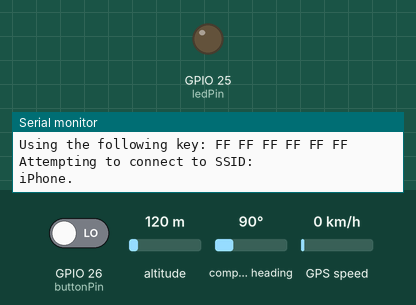
Simulated run of this sketch. Board: ESP32. On the bench: output pins drawn as LEDs (lit = HIGH), the last lines printed to the serial monitor. The inputs (shaded band) are chosen by the test bench; at power-on: GPIO 26 (buttonPin) LOW, altitude 120 m, compass heading 90°, GPS speed 0 km/h. WiFi joins after 1.5 s; servers stay silent unless stated; the GPS gets a fix after 3 s at 37.7749, -122.4194 with 8 satellites.

Above: at 1.2 s.
1.3 s: GPIO 26 (buttonPin) driven HIGH
At 5.6 s:
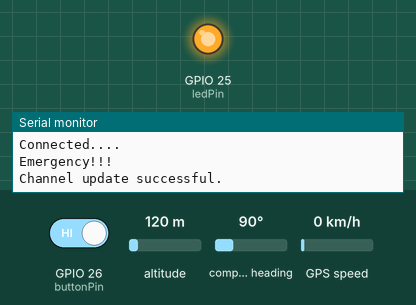
6.5 s: GPIO 26 (buttonPin) driven LOW
At 8.6 s:
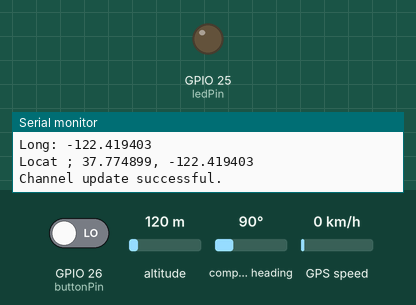
Timing chart, 0 to 10.1 s (numbered marks = the images above; inputs shaded):
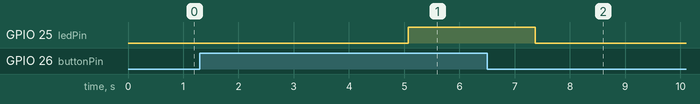

Measured:
- after the input at 1.3 s, GPIO 25 (ledPin): LOW → HIGH after 3.8 s
- after the input at 6.5 s, GPIO 25 (ledPin): HIGH → LOW after 0.87 s

The sketch:

Train_Location.ino
```cpp
#include <TinyGPSPlus.h>
#include <SPI.h>
#include <MFRC522.h>
#include <WiFi.h>
#include "ThingSpeak.h"

#define SS_PIN 5
#define RST_PIN 0

char ssid[] = "iPhone";   // your network SSID (name)
char pass[] = "korterking";   // your network password
int keyIndex = 0;            // your network key Index number (needed only for WEP)
WiFiClient  client;


String Location;
float LocationLat = 9.530740;
float LocationLng = 6.470493;
float LocationLat1 = 8.530452;
float LocationLng1= 3.470552;
float LOCLAT;
float LOCLONG;
String OldCardID = "";

const int buttonPin = 26;     // the number of the pushbutton pin
const int ledPin =  25;      // the number of the LED pin

// variables will change:
int buttonState = 0;

unsigned long myChannelNumber = 2;
const char * myWriteAPIKey = "ME1OJFI0TESCCXI6";

static const uint32_t GPSBaud = 9600;


// The TinyGPSPlus object
TinyGPSPlus gps;

// RFID Object
MFRC522 rfid(SS_PIN, RST_PIN); // Instance of the class

MFRC522::MIFARE_Key key;

// Init array that will store new NUID
byte nuidPICC[4];

void setup()
{
  Serial.begin(115200);
  Serial2.begin(GPSBaud); //Begin GPS
  SPI.begin(); // Init SPI bus
  rfid.PCD_Init(); // Init MFRC522
  WiFi.mode(WIFI_STA);
  ThingSpeak.begin(client);  // Initialize ThingSpeak

   // initialize the LED pin as an output:
  pinMode(ledPin, OUTPUT);
  // initialize the pushbutton pin as an input:
  pinMode(buttonPin, INPUT);

for (byte i = 0; i < 6; i++) {
    key.keyByte[i] = 0xFF;
  }


  Serial.println(F("A demonstration of TinyGPSPlus with an attached GPS module and MIFARE Classic NUID"));
  Serial.print(F("Testing TinyGPSPlus library v. ")); Serial.println(TinyGPSPlus::libraryVersion());
  Serial.println();
  Serial.println(F("This code scan the MIFARE Classsic NUID."));
  Serial.print(F("Using the following key:"));
  printHex(key.keyByte, MFRC522::MF_KEY_SIZE);
  Serial.println();
}

void loop()
{

  // Connect or reconnect to WiFi
  if(WiFi.status() != WL_CONNECTED){
    Serial.println("Attempting to connect to SSID: ");
    Serial.print(ssid);
    while(WiFi.status() != WL_CONNECTED){
      WiFi.begin(ssid, pass); // Connect to WPA/WPA2 network. Change this line if using open or WEP network
      Serial.println(".");
      delay(5000);
    }
    Serial.println("\nConnected....");
  }

  // Check GPS or RFID and communicate it to Thingspeak server
  if (Serial2.available() > 0){
    if (gps.encode(Serial2.read())){
      displayInfo();
    }
  }else{
    rfidInfo();
  }

  emergency();

}


void displayInfo()
{
  Serial.print(F("Location: "));
  if (gps.location.isValid())
  {
    Serial.print(gps.location.lat(), 6);
    Serial.print(F(","));
    Serial.println(gps.location.lng(), 6);
    LOCLAT = gps.location.lat();
    LOCLONG = gps.location.lng();

    Serial.print("Lat : ");
    Serial.println(LOCLAT,6);
    Serial.print("Long: ")  ;
    Serial.println(LOCLONG, 6);

    Location = String(LOCLAT,6) + ", " + String(LOCLONG,6);
    Serial.println("Locat ; " + Location);

    ThingSpeak.setField(1, String(LOCLAT,6));
    ThingSpeak.setField(2, String(LOCLONG,6));
    ThingSpeak.setField(3, Location);

    ThingSpeak.setStatus(Location);
    int x = ThingSpeak.writeFields(myChannelNumber, myWriteAPIKey);
    if(x == 200){
      Serial.println("Channel update successful.");
    }
    else{
      Serial.println("Problem updating channel. HTTP error code " + String(x));
    }
    delay(2000);
  }
  else
  {
    Serial.println(F("INVALID"));
    rfidInfo();
    delay(1000);
  }
  Serial.println();
}

void rfidInfo(){

  // Reset the loop if no new card present on the sensor/reader. This saves the entire process when idle.
  if ( ! rfid.PICC_IsNewCardPresent())
    return;

  // Verify if the NUID has been readed
  if ( ! rfid.PICC_ReadCardSerial())
    return;

  Serial.print(F("PICC type: "));
  MFRC522::PICC_Type piccType = rfid.PICC_GetType(rfid.uid.sak);
  Serial.println(rfid.PICC_GetTypeName(piccType));

  // Check is the PICC of Classic MIFARE type
  if (piccType != MFRC522::PICC_TYPE_MIFARE_MINI &&
    piccType != MFRC522::PICC_TYPE_MIFARE_1K &&
    piccType != MFRC522::PICC_TYPE_MIFARE_4K) {
    Serial.println(F("Your tag is not of type MIFARE Classic."));
    return;
  }

  String CardID ="";
    for (byte i = 0; i < rfid.uid.size; i++) {
    CardID += rfid.uid.uidByte[i];
    }
   Serial.print("CardID is: ");
   Serial.println(CardID);


  if(CardID == "6713075246" ){
     LOCLAT = LocationLat;
     LOCLONG = LocationLng;
  }
  else if(CardID == "163207132197"){
      LOCLAT = LocationLat1;
      LOCLONG = LocationLng1;
  }

   if( LOCLAT == 0 &&
     LOCLONG == 0){
    return;
  }


   Serial.print("Lat : ");
    Serial.println(LOCLAT,6);
    Serial.print("Long: ")  ;
    Serial.println(LOCLONG, 6);

    Location = String(LOCLAT,6) + ", " + String(LOCLONG,6);
    Serial.println("Locat ; " + Location);

    ThingSpeak.setField(1, String(LOCLAT,6));
    ThingSpeak.setField(2, String(LOCLONG,6));
    ThingSpeak.setField(3, Location);

    ThingSpeak.setStatus(Location);
    int x = ThingSpeak.writeFields(myChannelNumber, myWriteAPIKey);
    if(x == 200){
      Serial.println("Channel update successful.");
    }
    else{
      Serial.println("Problem updating channel. HTTP error code " + String(x));
    }

  // Halt PICC
  rfid.PICC_HaltA();

  // Stop encryption on PCD
  rfid.PCD_StopCrypto1();
  delay(2000);
}

void printHex(byte *buffer, byte bufferSize) {
  for (byte i = 0; i < bufferSize; i++) {
    Serial.print(buffer[i] < 0x10 ? " 0" : " ");
    Serial.print(buffer[i], HEX);
  }
}

void emergency(){
   // read the state of the pushbutton value:
  buttonState = digitalRead(buttonPin);

  // check if the pushbutton is pressed. If it is, the buttonState is HIGH:
  if (buttonState == HIGH) {
    // turn LED on:
    digitalWrite(ledPin, HIGH);
    Serial.println("Emergency!!!");
    ThingSpeak.setField(4, "Emergency!!!");

    ThingSpeak.setStatus("Emergency");
    int x = ThingSpeak.writeFields(myChannelNumber, myWriteAPIKey);
    if(x == 200){
      Serial.println("Channel update successful.");
    }
    else{
      Serial.println("Problem updating channel. HTTP error code " + String(x));
    }
    delay(2000);

  } else {
    // turn LED off:
    digitalWrite(ledPin, LOW);
  }


}
```
